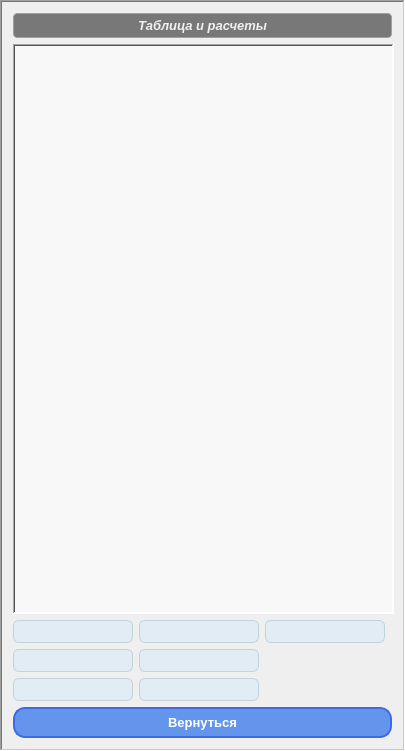
    <widget class="QFrame" name="first_frame">
     <property name="sizePolicy">
      <sizepolicy hsizetype="Fixed" vsizetype="Expanding">
       <horstretch>0</horstretch>
       <verstretch>0</verstretch>
      </sizepolicy>
     </property>
     <property name="minimumSize">
      <size>
       <width>405</width>
       <height>751</height>
      </size>
     </property>
     <property name="maximumSize">
      <size>
       <width>405</width>
       <height>16777215</height>
      </size>
     </property>
     <property name="frameShape">
      <enum>QFrame::WinPanel</enum>
     </property>
     <property name="frameShadow">
      <enum>QFrame::Sunken</enum>
     </property>
     <layout class="QGridLayout" name="gridLayout">
      <item row="0" column="0" colspan="3">
       <widget class="QLabel" name="total_label">
        <property name="maximumSize">
         <size>
          <width>16777215</width>
          <height>40</height>
         </size>
        </property>
        <property name="font">
         <font>
          <family>Segoe UI</family>
          <pointsize>10</pointsize>
          <italic>true</italic>
          <fontweight>Medium</fontweight>
         </font>
        </property>
        <property name="styleSheet">
         <string notr="true">QLabel {
    background-color: rgb(120, 120, 120);      /* мягкий тёмно-серый фон */
    color: rgb(240, 240, 240);                /* светло-серый текст для хорошего контраста */
    border: 1px solid rgb(160, 160, 160);     /* тонкая, мягкая рамка */
    border-radius: 4px;                        /* небольшое скругление углов */
    padding: 4px 8px;                          /* внутренние отступы */
    font-family: &quot;Segoe UI&quot;, sans-serif;       /* официальный шрифт */
    font-weight: 500;                           /* умеренно жирный шрифт */
    font-size: 10pt;                            /* читаемый размер */
    font-style: italic;   
}
</string>
        </property>
        <property name="frameShape">
         <enum>QFrame::WinPanel</enum>
        </property>
        <property name="frameShadow">
         <enum>QFrame::Plain</enum>
        </property>
        <property name="text">
         <string>Таблица и расчеты</string>
        </property>
        <property name="textFormat">
         <enum>Qt::AutoText</enum>
        </property>
        <property name="alignment">
         <set>Qt::AlignCenter</set>
        </property>
       </widget>
      </item>
      <item row="1" column="0" colspan="3">
       <widget class="QTableView" name="total_tableView">
        <property name="sizePolicy">
         <sizepolicy hsizetype="Fixed" vsizetype="Expanding">
          <horstretch>0</horstretch>
          <verstretch>0</verstretch>
         </sizepolicy>
        </property>
        <property name="minimumSize">
         <size>
          <width>381</width>
          <height>541</height>
         </size>
        </property>
        <property name="cursor" stdset="0">
         <cursorShape>PointingHandCursor</cursorShape>
        </property>
        <property name="styleSheet">
         <string notr="true">QTableView {
    background-color: #f8f8f8;
    alternate-background-color: #e8e8e8;
    gridline-color: #c0c0c0; 
    font: 10pt, &quot;Segoe UI&quot;;
    color: #1c1c1c;
}

QHeaderView::section {
    background-color: #3a3a3a;
    color: #ffffff;
    padding: 4px;
    border: 1px solid #2a2a2a;
    font-weight: bold;
}

QTableView::item:selected {
    background-color: #a0a0a0;
    color: #ffffff; 
}

QTableView::item:hover {
    background-color: #d0d0d0;
}
</string>
        </property>
        <property name="frameShape">
         <enum>QFrame::WinPanel</enum>
        </property>
        <property name="frameShadow">
         <enum>QFrame::Sunken</enum>
        </property>
        <property name="editTriggers">
         <set>QAbstractItemView::NoEditTriggers</set>
        </property>
        <property name="gridStyle">
         <enum>Qt::DashDotLine</enum>
        </property>
       </widget>
      </item>
      <item row="2" column="0">
       <widget class="QLabel" name="sumX_label">
        <property name="minimumSize">
         <size>
          <width>120</width>
          <height>23</height>
         </size>
        </property>
        <property name="maximumSize">
         <size>
          <width>120</width>
          <height>23</height>
         </size>
        </property>
        <property name="font">
         <font>
          <family>Segoe UI</family>
          <pointsize>8</pointsize>
          <italic>true</italic>
         </font>
        </property>
        <property name="cursor">
         <cursorShape>IBeamCursor</cursorShape>
        </property>
        <property name="styleSheet">
         <string notr="true">QLabel {
    background-color: rgba(220, 235, 245, 200);  /* бледно-голубой с лёгкой прозрачностью */
    color: #1C1C1C;
    border: 1px solid rgba(180, 200, 210, 180);
    border-radius: 6px;
    padding: 0px 8px;
    font-family: &quot;Segoe UI&quot;, sans-serif;
    font-size: 8pt;
    font-style: italic;
}</string>
        </property>
        <property name="frameShape">
         <enum>QFrame::WinPanel</enum>
        </property>
        <property name="frameShadow">
         <enum>QFrame::Sunken</enum>
        </property>
        <property name="text">
         <string/>
        </property>
       </widget>
      </item>
      <item row="2" column="1">
       <widget class="QLabel" name="sumY_label">
        <property name="minimumSize">
         <size>
          <width>120</width>
          <height>23</height>
         </size>
        </property>
        <property name="maximumSize">
         <size>
          <width>120</width>
          <height>23</height>
         </size>
        </property>
        <property name="font">
         <font>
          <family>Segoe UI</family>
          <pointsize>8</pointsize>
          <italic>true</italic>
         </font>
        </property>
        <property name="cursor">
         <cursorShape>IBeamCursor</cursorShape>
        </property>
        <property name="styleSheet">
         <string notr="true">QLabel {
    background-color: rgba(220, 235, 245, 200);  /* бледно-голубой с лёгкой прозрачностью */
    color: #1C1C1C;
    border: 1px solid rgba(180, 200, 210, 180);
    border-radius: 6px;
    padding: 0px 8px;
    font-family: &quot;Segoe UI&quot;, sans-serif;
    font-size: 8pt;
    font-style: italic;
}</string>
        </property>
        <property name="frameShape">
         <enum>QFrame::WinPanel</enum>
        </property>
        <property name="frameShadow">
         <enum>QFrame::Sunken</enum>
        </property>
        <property name="text">
         <string/>
        </property>
       </widget>
      </item>
      <item row="2" column="2">
       <widget class="QLabel" name="sumXY_label">
        <property name="minimumSize">
         <size>
          <width>120</width>
          <height>23</height>
         </size>
        </property>
        <property name="maximumSize">
         <size>
          <width>120</width>
          <height>23</height>
         </size>
        </property>
        <property name="font">
         <font>
          <family>Segoe UI</family>
          <pointsize>8</pointsize>
          <italic>true</italic>
         </font>
        </property>
        <property name="cursor">
         <cursorShape>IBeamCursor</cursorShape>
        </property>
        <property name="styleSheet">
         <string notr="true">QLabel {
    background-color: rgba(220, 235, 245, 200);  /* бледно-голубой с лёгкой прозрачностью */
    color: #1C1C1C;
    border: 1px solid rgba(180, 200, 210, 180);
    border-radius: 6px;
    padding: 0px 8px;
    font-family: &quot;Segoe UI&quot;, sans-serif;
    font-size: 8pt;
    font-style: italic;
}</string>
        </property>
        <property name="frameShape">
         <enum>QFrame::WinPanel</enum>
        </property>
        <property name="frameShadow">
         <enum>QFrame::Sunken</enum>
        </property>
        <property name="text">
         <string/>
        </property>
       </widget>
      </item>
      <item row="3" column="0">
       <widget class="QLabel" name="sumX2_label">
        <property name="minimumSize">
         <size>
          <width>120</width>
          <height>23</height>
         </size>
        </property>
        <property name="maximumSize">
         <size>
          <width>120</width>
          <height>23</height>
         </size>
        </property>
        <property name="font">
         <font>
          <family>Segoe UI</family>
          <pointsize>8</pointsize>
          <italic>true</italic>
         </font>
        </property>
        <property name="cursor">
         <cursorShape>IBeamCursor</cursorShape>
        </property>
        <property name="styleSheet">
         <string notr="true">QLabel {
    background-color: rgba(220, 235, 245, 200);  /* бледно-голубой с лёгкой прозрачностью */
    color: #1C1C1C;
    border: 1px solid rgba(180, 200, 210, 180);
    border-radius: 6px;
    padding: 0px 8px;
    font-family: &quot;Segoe UI&quot;, sans-serif;
    font-size: 8pt;
    font-style: italic;
}</string>
        </property>
        <property name="frameShape">
         <enum>QFrame::WinPanel</enum>
        </property>
        <property name="frameShadow">
         <enum>QFrame::Sunken</enum>
        </property>
        <property name="text">
         <string/>
        </property>
       </widget>
      </item>
      <item row="3" column="1">
       <widget class="QLabel" name="sumY2_label">
        <property name="minimumSize">
         <size>
          <width>120</width>
          <height>23</height>
         </size>
        </property>
        <property name="maximumSize">
         <size>
          <width>120</width>
          <height>23</height>
         </size>
        </property>
        <property name="font">
         <font>
          <family>Segoe UI</family>
          <pointsize>8</pointsize>
          <italic>true</italic>
         </font>
        </property>
        <property name="cursor">
         <cursorShape>IBeamCursor</cursorShape>
        </property>
        <property name="styleSheet">
         <string notr="true">QLabel {
    background-color: rgba(220, 235, 245, 200);  /* бледно-голубой с лёгкой прозрачностью */
    color: #1C1C1C;
    border: 1px solid rgba(180, 200, 210, 180);
    border-radius: 6px;
    padding: 0px 8px;
    font-family: &quot;Segoe UI&quot;, sans-serif;
    font-size: 8pt;
    font-style: italic;
}</string>
        </property>
        <property name="frameShape">
         <enum>QFrame::WinPanel</enum>
        </property>
        <property name="frameShadow">
         <enum>QFrame::Sunken</enum>
        </property>
        <property name="text">
         <string/>
        </property>
       </widget>
      </item>
      <item row="3" column="2">
       <spacer name="horizontalSpacer">
        <property name="orientation">
         <enum>Qt::Horizontal</enum>
        </property>
        <property name="sizeHint" stdset="0">
         <size>
          <width>122</width>
          <height>20</height>
         </size>
        </property>
       </spacer>
      </item>
      <item row="4" column="0">
       <widget class="QLabel" name="meanX_label">
        <property name="minimumSize">
         <size>
          <width>120</width>
          <height>23</height>
         </size>
        </property>
        <property name="maximumSize">
         <size>
          <width>120</width>
          <height>23</height>
         </size>
        </property>
        <property name="font">
         <font>
          <family>Segoe UI</family>
          <pointsize>8</pointsize>
          <italic>true</italic>
         </font>
        </property>
        <property name="cursor">
         <cursorShape>IBeamCursor</cursorShape>
        </property>
        <property name="styleSheet">
         <string notr="true">QLabel {
    background-color: rgba(220, 235, 245, 200);  /* бледно-голубой с лёгкой прозрачностью */
    color: #1C1C1C;
    border: 1px solid rgba(180, 200, 210, 180);
    border-radius: 6px;
    padding: 0px 8px;
    font-family: &quot;Segoe UI&quot;, sans-serif;
    font-size: 8pt;
    font-style: italic;
}</string>
        </property>
        <property name="frameShape">
         <enum>QFrame::WinPanel</enum>
        </property>
        <property name="frameShadow">
         <enum>QFrame::Sunken</enum>
        </property>
        <property name="text">
         <string/>
        </property>
       </widget>
      </item>
      <item row="4" column="1">
       <widget class="QLabel" name="meanY_label">
        <property name="minimumSize">
         <size>
          <width>120</width>
          <height>23</height>
         </size>
        </property>
        <property name="maximumSize">
         <size>
          <width>120</width>
          <height>23</height>
         </size>
        </property>
        <property name="font">
         <font>
          <family>Segoe UI</family>
          <pointsize>8</pointsize>
          <italic>true</italic>
         </font>
        </property>
        <property name="cursor">
         <cursorShape>IBeamCursor</cursorShape>
        </property>
        <property name="styleSheet">
         <string notr="true">QLabel {
    background-color: rgba(220, 235, 245, 200);  /* бледно-голубой с лёгкой прозрачностью */
    color: #1C1C1C;
    border: 1px solid rgba(180, 200, 210, 180);
    border-radius: 6px;
    padding: 0px 8px;
    font-family: &quot;Segoe UI&quot;, sans-serif;
    font-size: 8pt;
    font-style: italic;
}</string>
        </property>
        <property name="frameShape">
         <enum>QFrame::WinPanel</enum>
        </property>
        <property name="frameShadow">
         <enum>QFrame::Sunken</enum>
        </property>
        <property name="text">
         <string/>
        </property>
       </widget>
      </item>
      <item row="4" column="2">
       <spacer name="horizontalSpacer_2">
        <property name="orientation">
         <enum>Qt::Horizontal</enum>
        </property>
        <property name="sizeHint" stdset="0">
         <size>
          <width>122</width>
          <height>20</height>
         </size>
        </property>
       </spacer>
      </item>
      <item row="5" column="0" colspan="3">
       <widget class="QPushButton" name="pushButton_back">
        <property name="font">
         <font>
          <family>Segoe UI</family>
          <pointsize>10</pointsize>
          <fontweight>DemiBold</fontweight>
         </font>
        </property>
        <property name="cursor">
         <cursorShape>PointingHandCursor</cursorShape>
        </property>
        <property name="styleSheet">
         <string notr="true">QPushButton {
    background-color: rgb(100, 149, 237);    /* яркий голубой (Cornflower Blue) */
    color: rgb(255, 255, 255);               /* белый текст для контраста */
    border-radius: 12px;                     
    border: 2px solid rgb(65, 105, 225);    /* более заметная рамка (Royal Blue) */
    padding: 6px 14px;
    font-family: &quot;Segoe UI&quot;, sans-serif;
    font-weight: 600;                        /* чуть более жирный */
    font-size: 10pt;
}

QPushButton:hover {
    background-color: rgb(72, 118, 255);     /* ярче при наведении (Dodger Blue) */
    color: rgb(255, 255, 255);
}

QPushButton:pressed {
    background-color: rgb(25, 25, 112);      /* тёмно-синий при нажатии (Midnight Blue) */
    border: 2px solid rgb(0, 0, 139);       /* тёмно-синяя рамка */
    color: rgb(255, 255, 255);
}

QPushButton:checked {
    background-color: rgb(0, 191, 255);      /* активный светло-голубой (Deep Sky Blue) */
    border: 2px solid rgb(30, 144, 255);    /* контрастная рамка (Dodger Blue) */
    color: rgb(0, 51, 102);                  /* тёмно-синий текст */
}
</string>
        </property>
        <property name="text">
         <string>Вернуться</string>
        </property>
       </widget>
      </item>
     </layout>
    </widget>
